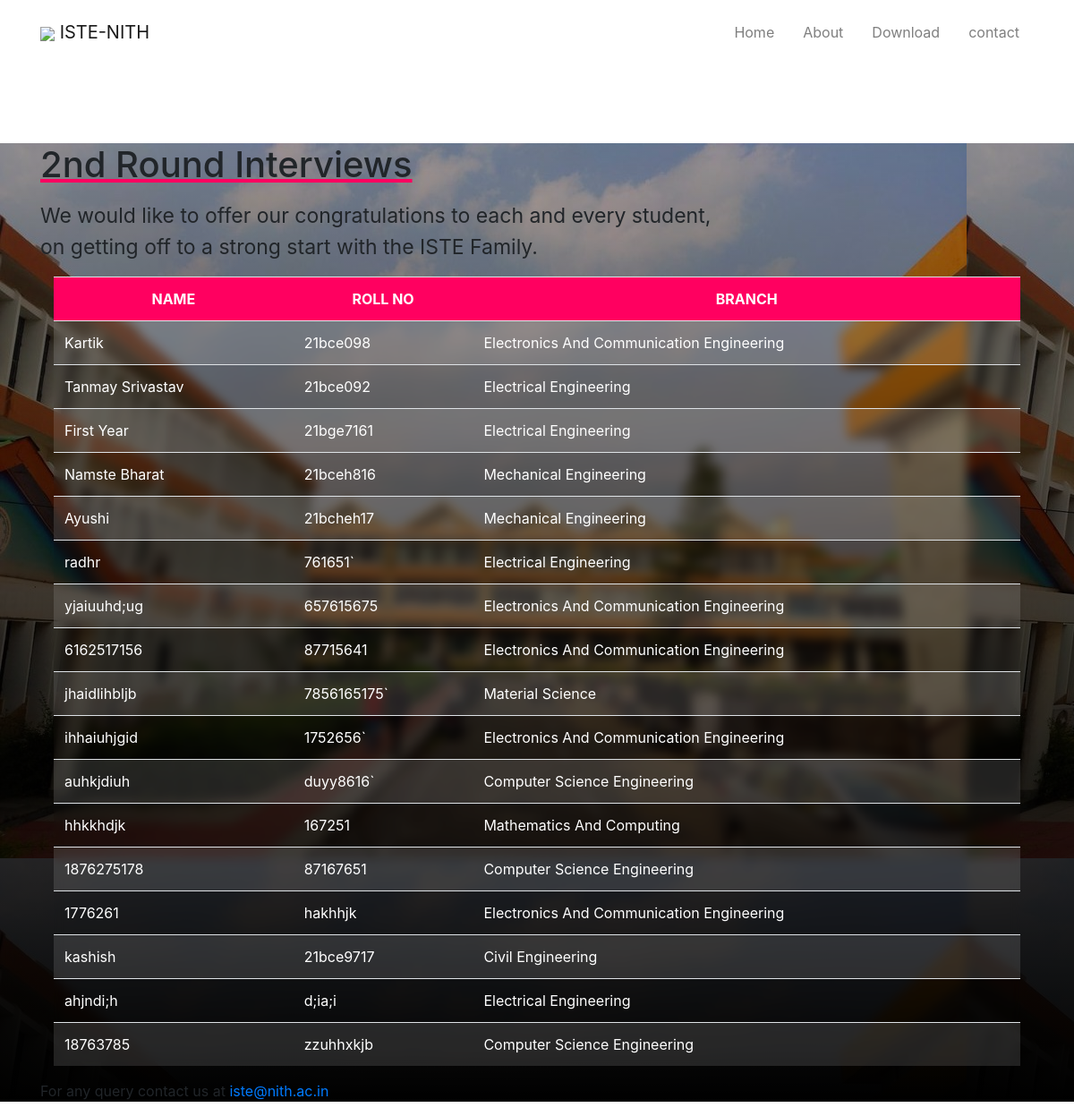
The app's page /results/ with its own data.
### results/models.py (models this page shows, shortened)
class ResultPage(models.Model):
    default = models.CharField(max_length=10, default='results')
    title = models.CharField(max_length=100000)
    subtitle = models.CharField(blank=True, null=True, max_length=100000)
    show = models.BooleanField(default=False)
    class Meta:
        verbose_name = "Result Page Content"
        verbose_name_plural = "Result Page"

class Results(models.Model):
    BRANCH = (
        ('', 'Choose Your Branch'),
        ("Civil Engineering", 'Civil Engineering'),
        ('Mechanical Engineering', 'Mechanical Engineering'),
        ('Electrical Engineering', 'Electrical Engineering'),
        ('Electronics And Communication Engineering',
         'Electronics And Communication Engineering'),
        ('Chemical Engineering', 'Chemical Engineering'),
        ('Computer Science Engineering', 'Computer Science Engineering'),
        ('Material Science', 'Material Science'),
        ('Engineering Physics', 'Engineering Physics'),
        ('Mathematics And Computing', 'Mathematics And Computing'),
    )
    name = models.CharField(max_length=1000000)
    roll_number = models.CharField(max_length=30, unique=True)
    branch = models.CharField(choices=BRANCH, max_length=100, default='')
    class Meta:
        verbose_name = "Interview Result"
        verbose_name_plural = "Interview Results"

### results/views.py (the view)
# urls.py: path('results/', result, name='results'),
def result(request):
    value = ResultPage.objects.get(default='results')
    content = ResultPage.objects.all()
    result = Results.objects.all()
    ctx = {"result": result, "content": content}
    if value.show:
        return render(request, 'results.html', ctx)
    else:
        return render(request, '404.html')

### templates/results.html (shortened to what this page needs)
<!DOCTYPE html>
{% load static %}
<html lang="en">
<head>
  <link rel="stylesheet" href="{% static 'assets/bootstrap/css/bootstrap.min.css' %}">
  <link rel="stylesheet" href="{% static 'css/index.css' %}">
  <link rel="stylesheet" href="{% static 'assets/fonts/font-awesome.min.css' %}">
</head>
<body id="page-top" style="position: relative;">
  <nav class="navbar navbar-light navbar-expand-md fixed-top" id="mainNav">
    <div class="container"><a class="navbar-brand js-scroll-trigger" href="/"> <img style="width:50px"
          src="{% static 'images/iste.png' %}"> ISTE-NITH </img></a>
      <div class="collapse navbar-collapse" id="navbarResponsive">
        <ul class="navbar-nav ml-auto">
          <li class="nav-item nav-link js-scroll-trigger"><a class="nav-link js-scroll-trigger"
              href="/#container">Home</a></li>
          <li class="nav-item nav-link js-scroll-trigger"><a class="nav-link js-scroll-trigger" href="/#about">About</a>
          </li>
          <li class="nav-item nav-link js-scroll-trigger"><a class="nav-link js-scroll-trigger"
              href="/#download">Download</a></li>
          <li class="nav-item nav-link js-scroll-trigger"><a class="nav-link js-scroll-trigger"
              href="/#contact">contact</a></li>
        </ul>
      </div>
    </div>
  </nav>
  <header id="head" class="masthead">
    <div class="intro-body" id="container">
      <div class="container">
        {% for content in content %}
        <h1 style="font-size: 40px;
" class="intro-text">{{content.title}}</h1>
        <p>{{content.subtitle|safe}}</p>
        {% endfor %}
        <div class=" container">
          <div class="table-wrapper-scroll-y my-custom-scrollbar">
            <table class="table">
              <tr>
                <th>NAME</th>
                <th>ROLL NO</th>
                <th>BRANCH</th>
              </tr>
              {% for result in result %}
              <tr>
                <td>{{result.name}}</td>
                <td>{{result.roll_number}}</td>
                <td>{{result.branch}}</td>
              </tr>
              {% endfor %}
            </table>
          </div>
        </div>
        <p>For any query contact us at <a href="mailto:iste@nith.ac.in">iste@nith.ac.in</a></p>
      </div>
    </div>
  </header>
</html>

### static/css/index.css (style rules this page uses)
#head { background-image: url("../assets/img/intro.jpg"); background-image: linear-gradient( to bottom, rgb(0 0 0 / 35%) 0%, rgb(0 0 0) 100% ), url("../assets/img/intro.jpg"); }

### templates/results.html (style rules this page uses)
table { border-collapse: collapse; width: 100%; backdrop-filter: blur(6px); font-size: 16px; }
tr:nth-child(even) { background-color: #ffffff20; }
td, th { border: 0px solid #ddd; padding: 8px; color: white; }
th { padding-top: 12px; padding-bottom: 12px; text-align: center; background-color: #ff0060; color: white; }
.intro-text { text-decoration: underline; text-decoration-color: #ff0060 }
@media only screen and (min-width:768px) { .intro-text { margin-top: 20vh; text-decoration: underline; text-decoration-color: #ff0060 } }

### records on screen
ResultPage: title "2nd Round Interviews", subtitle "We would like to offer our congratulations to each and every student, on getting off to a strong start with the ISTE Family."
Results: name "Kartik", roll_number "21bce098", branch "Electronics And Communication Engineering"
Results: name "Tanmay Srivastav", roll_number "21bce092", branch "Electrical Engineering"
Results: name "First Year", roll_number "21bge7161", branch "Electrical Engineering"
Results: name "Namste Bharat", roll_number "21bceh816", branch "Mechanical Engineering"
Results: name "Ayushi", roll_number "21bcheh17", branch "Mechanical Engineering"
Results: name "radhr", roll_number "761651`", branch "Electrical Engineering"
Results: name "yjaiuuhd;ug", roll_number "657615675", branch "Electronics And Communication Engineering"
Results: name "6162517156", roll_number "87715641", branch "Electronics And Communication Engineering"
Results: name "jhaidlihbljb", roll_number "7856165175`", branch "Material Science"
Results: name "ihhaiuhjgid", roll_number "1752656`", branch "Electronics And Communication Engineering"
Results: name "auhkjdiuh", roll_number "duyy8616`", branch "Computer Science Engineering"
Results: name "hhkkhdjk", roll_number "167251", branch "Mathematics And Computing"
Results: name "1876275178", roll_number "87167651", branch "Computer Science Engineering"
Results: name "1776261", roll_number "hakhhjk", branch "Electronics And Communication Engineering"
Results: name "kashish", roll_number "21bce9717", branch "Civil Engineering"
Results: name "ahjndi;h", roll_number "d;ia;i", branch "Electrical Engineering"
Results: name "18763785", roll_number "zzuhhxkjb", branch "Computer Science Engineering"
